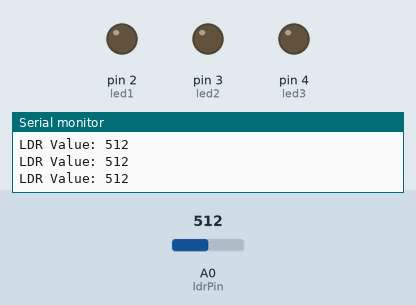
A sketch run on a simulated Arduino Uno, built with avr-gcc and run on an emulated ATmega328P. Parts: output pins drawn as LEDs (lit = HIGH), the last lines printed to the serial monitor. The test bench sets the inputs (shaded band); at power-on: A0 (ldrPin) = 512.

Above: at 1.3 s.
1.4 s: A0 (ldrPin) set to 489
At 2.5 s:
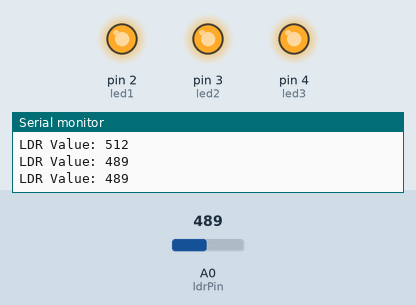
3.0 s: A0 (ldrPin) set to 510
At 3.7 s:
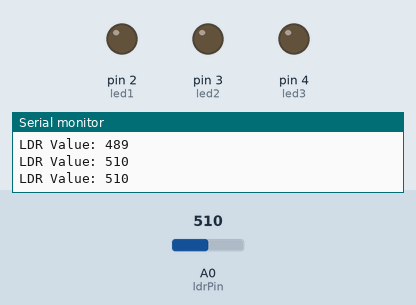
4.5 s: A0 (ldrPin) set to 490
At 4.9 s:
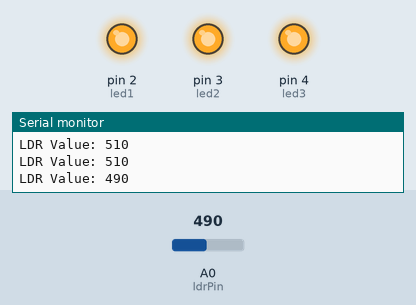
Timing chart, 0 to 7.5 s (numbered marks = the images above; inputs shaded):
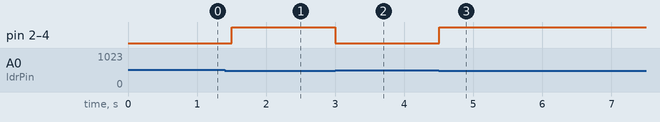

The sketch:

ldr_project.ino
```cpp
int ldrPin = A0;
int led1 = 2;
int led2 = 3;
int led3 = 4;
int ldrValue = 0;
int threshold = 500;
void setup() {
  pinMode(led1, OUTPUT);
  pinMode(led2, OUTPUT);
  pinMode(led3, OUTPUT);
  Serial.begin(9600);
}

void loop() {
  ldrValue = analogRead(ldrPin);
  Serial.print("LDR Value: ");
  Serial.println(ldrValue);


  if (ldrValue < threshold) {
    digitalWrite(led1, HIGH);
    digitalWrite(led2, HIGH);
    digitalWrite(led3, HIGH);
  }

  else {
    digitalWrite(led1, LOW);
    digitalWrite(led2, LOW);
    digitalWrite(led3, LOW);
  }

  delay(500);
}
```

Measured:
- the behaviour switches between 500 and 499 on A0 (ldrPin) (found by bisection; images 0 and 1)
- after the input at 1.4 s, pin 2 (led1), pin 3 (led2), pin 4 (led3): LOW → HIGH after 0.10 s
- after the input at 3.0 s, pin 2 (led1), pin 3 (led2), pin 4 (led3): HIGH → LOW at once
- after the input at 4.5 s, pin 2 (led1), pin 3 (led2), pin 4 (led3): LOW → HIGH at once
